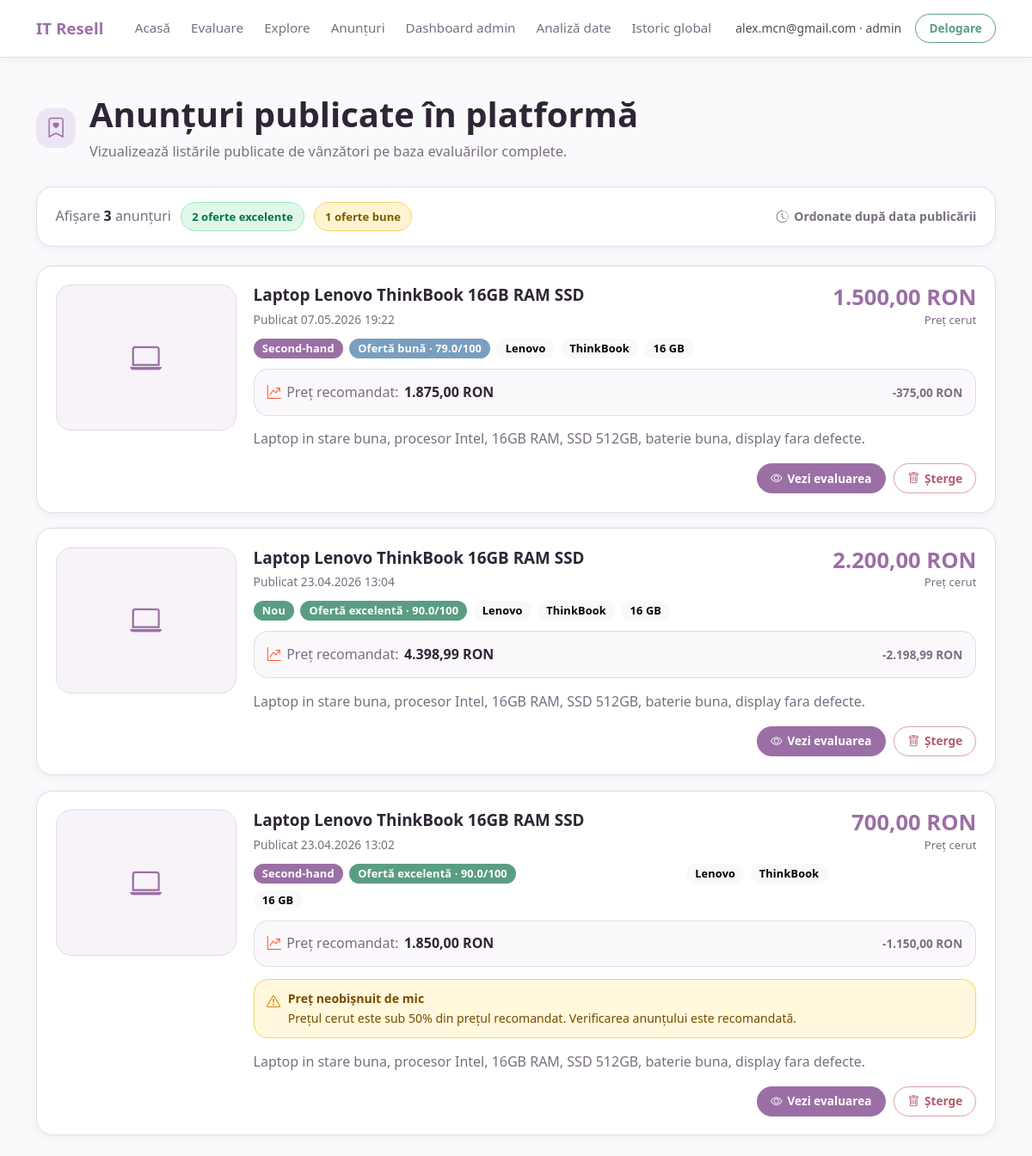
Screenshot of /listings (signed in) with the database file from the repository.
### app/models.py (models this page shows, shortened)
class User(UserMixin, db.Model):
    __tablename__ = "users"
    ROLE_ADMIN = "admin"
    ROLE_SELLER = "seller"
    ROLE_BUYER = "buyer"
    id = db.Column(db.Integer, primary_key=True)
    email = db.Column(db.String(255), unique=True, nullable=False, index=True)
    password_hash = db.Column(db.String(255), nullable=False)
    role = db.Column(db.String(20), nullable=False, default=ROLE_BUYER, index=True)
    created_at = db.Column(db.DateTime, default=utc_now, nullable=False)
    evaluations = db.relationship("EvaluationResult", backref="user", lazy=True)
    listings = db.relationship("Listing", backref="user", lazy=True)
    favorites = db.relationship(
        "Favorite",
        backref="user",
        lazy=True,
        cascade="all, delete-orphan",
    )
    notifications = db.relationship(
        "Notification",
        backref="user",
        lazy=True,
        cascade="all, delete-orphan",
    )
    @property
    def is_admin(self):
        return self.role == self.ROLE_ADMIN
    @property
    def is_seller(self):
        return self.role == self.ROLE_SELLER
    @property
    def is_buyer(self):
        return self.role == self.ROLE_BUYER

class Listing(db.Model):
    __tablename__ = "listings"
    id = db.Column(db.Integer, primary_key=True)
    user_id = db.Column(db.Integer, db.ForeignKey("users.id"), nullable=False)
    title = db.Column(db.String(255), nullable=False)
    brand = db.Column(db.String(100), nullable=True, index=True)
    model_family = db.Column(db.String(100), nullable=True, index=True)
    ram_gb = db.Column(db.Integer, nullable=True, index=True)
    price_asked = db.Column(db.Float, nullable=False)
    condition = db.Column(db.String(50), nullable=True, index=True)
    description = db.Column(db.Text, nullable=True)
    image_filename = db.Column(db.String(255), nullable=True)
    recommended_price = db.Column(db.Float, nullable=True)
    deal_score = db.Column(db.Float, nullable=True)
    evaluation_token = db.Column(db.String(64), nullable=True, unique=True)
    created_at = db.Column(db.DateTime, default=utc_now, nullable=False)
    favorite_entries = db.relationship(
        "Favorite",
        backref="listing",
        lazy=True,
        cascade="all, delete-orphan",
    )

### app/routes.py (the view)
@main_bp.route("/listings")
def listings():
    rows = list_recent_listings(limit=30)
    favorite_listing_ids = set()
    if current_user.is_authenticated and current_user.is_buyer:
        favorite_listing_ids = build_favorite_listing_ids(current_user.id)
    return render_template(
        "listings.html",
        rows=rows,
        favorite_listing_ids=favorite_listing_ids,
    )

### app/templates/listings.html (shortened to what this page needs)
{% extends "base.html" %}
{% block content %}
{% set stats = namespace(excellent=0, good=0) %}
{% for row in rows %}
    {% if row.deal_score is not none and row.deal_score >= 85 %}
        {% set stats.excellent = stats.excellent + 1 %}
    {% elif row.deal_score is not none and row.deal_score >= 65 %}
        {% set stats.good = stats.good + 1 %}
    {% endif %}
{% endfor %}
<div class="listings-page-header">
    <div class="listings-header-row">
        <div>
            <div class="listings-title-wrap">
                <div class="listings-title-icon">
                    <i class="bi bi-bookmark-heart"></i>
                </div>
                <div>
                    <h1 class="listings-page-title">Anunțuri publicate în platformă</h1>
                    <p class="listings-page-subtitle">
                        Vizualizează listările publicate de vânzători pe baza evaluărilor complete.
                    </p>
                </div>
            </div>
        </div>
    </div>
</div>
<div class="listings-summary-bar">
    <div class="listings-summary-left">
        <span>Afișare <strong>{{ rows|length }}</strong> anunțuri</span>
        {% if stats.excellent > 0 %}
            <span class="listings-summary-pill listings-summary-pill--excellent">
                {{ stats.excellent }} oferte excelente
            </span>
        {% endif %}
        {% if stats.good > 0 %}
            <span class="listings-summary-pill listings-summary-pill--good">
                {{ stats.good }} oferte bune
            </span>
        {% endif %}
    </div>
    <div class="listings-summary-right">
        <span class="listings-static-info">
            <i class="bi bi-clock-history"></i>
            Ordonate după data publicării
        </span>
    </div>
</div>
{% if rows %}
    <div class="listings-list">
        {% for row in rows %}
            {% if row.deal_score is none %}
                {% set deal_badge_class = "badge-score-na" %}
                {% set deal_label = "Scor indisponibil" %}
            {% elif row.deal_score >= 85 %}
                {% set deal_badge_class = "badge-score-excellent" %}
                {% set deal_label = "Ofertă excelentă" %}
            {% elif row.deal_score >= 65 %}
                {% set deal_badge_class = "badge-score-good" %}
                {% set deal_label = "Ofertă bună" %}
            {% elif row.deal_score >= 45 %}
                {% set deal_badge_class = "badge-score-medium" %}
                {% set deal_label = "Ofertă medie" %}
            {% else %}
                {% set deal_badge_class = "badge-score-low" %}
                {% set deal_label = "Ofertă slabă" %}
            {% endif %}
            <article class="listing-market-card">
                <div class="listing-market-media">
                    {% if row.image_filename %}
                        <img
                            src="{{ url_for('static', filename='uploads/listings/' ~ row.image_filename) }}"
                            alt="Poză produs"
                            class="listing-market-image"
                        >
                    {% else %}
                        <div class="listing-market-placeholder">
                            <i class="bi bi-laptop"></i>
                        </div>
                    {% endif %}
                </div>
                <div class="listing-market-body">
                    <div class="listing-market-main">
                        <div class="listing-market-info">
                            <h2 class="listing-market-title">
                                {{ row.title or "-" }}
                            </h2>
                            <div class="listing-market-date">
                                Publicat {{ row.created_at.strftime("%d.%m.%Y %H:%M") if row.created_at else "-" }}
                            </div>
                            <div class="listing-market-badges">
                                {% if row.condition == "used" %}
                                    <span class="badge badge-condition-used">Second-hand</span>
                                {% elif row.condition == "new" %}
                                    <span class="badge badge-condition-new">Nou</span>
                                {% else %}
                                    <span class="badge text-bg-secondary">Condiție necunoscută</span>
                                {% endif %}
                                {% if row.deal_score is not none %}
                                    <span class="badge {{ deal_badge_class }}">
                                        {{ deal_label }} · {{ row.deal_score }}/100
                                    </span>
                                {% else %}
                                    <span class="badge {{ deal_badge_class }}">
                                        Scor ofertă: N/A
                                    </span>
                                {% endif %}
                                {% if row.price_warning and row.price_warning.is_warning %}
                                    <span class="badge badge-price-warning" title="{{ row.price_warning.message }}">
                                        <i class="bi bi-exclamation-triangle"></i>
                                    </span>
                                {% endif %}
                                <span class="badge text-bg-light">{{ row.brand or "-" }}</span>
                                <span class="badge text-bg-light">{{ row.model_family or "-" }}</span>
                                <span class="badge text-bg-light">{{ row.ram_gb or "-" }} GB</span>
                            </div>
                        </div>
                        <div class="listing-market-price-box">
                            <div class="listing-market-price">{{ row.price_asked|price }}</div>
                            <div class="listing-market-price-label">Preț cerut</div>
                        </div>
                    </div>
                    <div class="listing-market-recommended">
                        <div>
                            <i class="bi bi-graph-up-arrow"></i>
                            <span>Preț recomandat:</span>
                            <strong>{{ row.recommended_price|price }}</strong>
                        </div>
                        {% if row.price_asked is not none and row.recommended_price is not none %}
                            {% set delta = row.price_asked - row.recommended_price %}
                            {% if delta > 0 %}
                                <span class="listing-market-delta listing-market-delta--high">
                                    +{{ delta|price }}
                                </span>
                            {% elif delta < 0 %}
                                <span class="listing-market-delta listing-market-delta--low">
                                    {{ delta|price }}
                                </span>
                            {% else %}
                                <span class="listing-market-delta">
                                    preț egal
                                </span>
                            {% endif %}
                        {% endif %}
                    </div>
                    {% if row.price_warning and row.price_warning.is_warning %}
                        <div class="price-warning-box">
                            <i class="bi bi-exclamation-triangle"></i>
                            <div>
                                <strong>{{ row.price_warning.label }}</strong>
                                <span>{{ row.price_warning.message }}</span>
                            </div>
                        </div>
                    {% endif %}
                    {% if row.description %}
                        <p class="listing-market-description">
                            {{ row.description[:220] }}{% if row.description|length > 220 %}...{% endif %}
                        </p>
                    {% endif %}
                    <div class="listing-market-actions">
                        <div class="listing-market-actions-right">
                            {% if row.evaluation_token %}
                                <a class="btn btn-primary btn-sm listing-action-btn" href="{{ url_for('main.result_page', token=row.evaluation_token) }}">
                                    <i class="bi bi-eye"></i>
                                    Vezi evaluarea
                                </a>
                            {% else %}
                                <span class="text-muted small">Fără evaluare asociată</span>
                            {% endif %}
                            {% if current_user.is_authenticated and (current_user.is_admin or (current_user.is_seller and current_user.id == row.user_id)) %}
                                <form method="post" action="{{ url_for('main.delete_listing_route', listing_id=row.id) }}" class="d-inline">
                                    <button
                                        type="submit"
                                        class="btn btn-outline-danger btn-sm listing-action-btn"
                                        onclick="return confirm('Sigur vrei să ștergi acest anunț?');"
                                    >
                                        <i class="bi bi-trash"></i>
                                        Șterge
                                    </button>
                                </form>
                            {% endif %}
                        </div>
                    </div>
                </div>
            </article>
        {% endfor %}
    </div>
{% endif %}
{% endblock %}

### app/templates/base.html (shortened to what this page needs)
<!doctype html>
<html lang="ro">
<head>
    <link href="https://cdn.jsdelivr.net/npm/bootstrap@5.3.3/dist/css/bootstrap.min.css" rel="stylesheet">
    <link href="https://cdn.jsdelivr.net/npm/bootstrap-icons@1.11.3/font/bootstrap-icons.min.css" rel="stylesheet">
    <link href="{{ url_for('static', filename='css/main.css') }}" rel="stylesheet">
</head>
<body>
    <nav class="navbar navbar-expand-lg navbar-light bg-body-tertiary">
        <div class="container">
            <a class="navbar-brand" href="{{ url_for('main.index') }}">IT Resell</a>
            <div class="collapse navbar-collapse" id="mainNavbar">
                <div class="navbar-nav ms-auto align-items-lg-center">
                    <a class="nav-link" href="{{ url_for('main.index') }}">Acasă</a>
                    <a class="nav-link" href="{{ url_for('main.evaluate') }}">Evaluare</a>
                    <a class="nav-link" href="{{ url_for('main.explore') }}">Explore</a>
                    <a class="nav-link" href="{{ url_for('main.listings') }}">Anunțuri</a>
                    {% if current_user.is_authenticated %}
                        {% if current_user.is_admin %}
                            <a class="nav-link" href="{{ url_for('main.admin_dashboard') }}">Dashboard admin</a>
                            <a class="nav-link" href="{{ url_for('main.admin_analytics') }}">Analiză date</a>
                            <a class="nav-link" href="{{ url_for('main.admin_history') }}">Istoric global</a>
                        {% elif current_user.is_buyer %}
                            <a class="nav-link" href="{{ url_for('main.history') }}">Istoric</a>
                            <a class="nav-link" href="{{ url_for('main.favorites') }}">Favorite</a>
                        {% endif %}
                        <span class="navbar-text text-light-emphasis ms-lg-3 me-lg-2 small">
                            {{ current_user.email }} · {{ current_user.role }}
                        </span>
                        <form method="post" action="{{ url_for('auth.logout') }}" class="d-inline ms-lg-2">
                            <button type="submit" class="btn btn-sm btn-outline-success">Delogare</button>
                        </form>
                    {% else %}
                        <a class="nav-link" href="{{ url_for('auth.login') }}">Autentificare</a>
                        <a class="nav-link" href="{{ url_for('auth.register') }}">Înregistrare</a>
                    {% endif %}
                </div>
            </div>
        </div>
    </nav>
    <div class="container pt-3">
    </div>
    <main class="container py-4">
        {% block content %}{% endblock %}
    </main>
</body>
</html>

### rows the page displays
User: email "alex.mcn@gmail.com", role "admin"
Listing: title "Laptop Lenovo ThinkBook 16GB RAM SSD", created_at "07.05.2026 19:22", condition "Second-hand", deal_label "Ofertă bună", deal_score "79.0", brand "Lenovo", model_family "ThinkBook", ram_gb "16", price_asked "1.500,00 RON", recommended_price "1.875,00 RON", delta "-375,00 RON", description "Laptop in stare buna, procesor Intel, 16GB RAM, SSD 512GB, baterie buna, display fara defecte."
Listing: title "Laptop Lenovo ThinkBook 16GB RAM SSD", created_at "23.04.2026 13:04", condition "Nou", deal_label "Ofertă excelentă", deal_score "90.0", brand "Lenovo", model_family "ThinkBook", ram_gb "16", price_asked "2.200,00 RON", recommended_price "4.398,99 RON", delta "-2.198,99 RON", description "Laptop in stare buna, procesor Intel, 16GB RAM, SSD 512GB, baterie buna, display fara defecte."
Listing: title "Laptop Lenovo ThinkBook 16GB RAM SSD", created_at "23.04.2026 13:02", condition "Second-hand", deal_label "Ofertă excelentă", deal_score "90.0", brand "Lenovo", model_family "ThinkBook", ram_gb "16", price_asked "700,00 RON", recommended_price "1.850,00 RON", delta "-1.150,00 RON", price_warning.label "Preț neobișnuit de mic", price_warning.message "Prețul cerut este sub 50% din prețul recomandat. Verificarea anunțului este recomandată.", description "Laptop in stare buna, procesor Intel, 16GB RAM, SSD 512GB, baterie buna, display fara defecte."

### other values shown
{{ rows|length }} "3"
{{ stats.excellent }} "2"
{{ stats.good }} "1"
